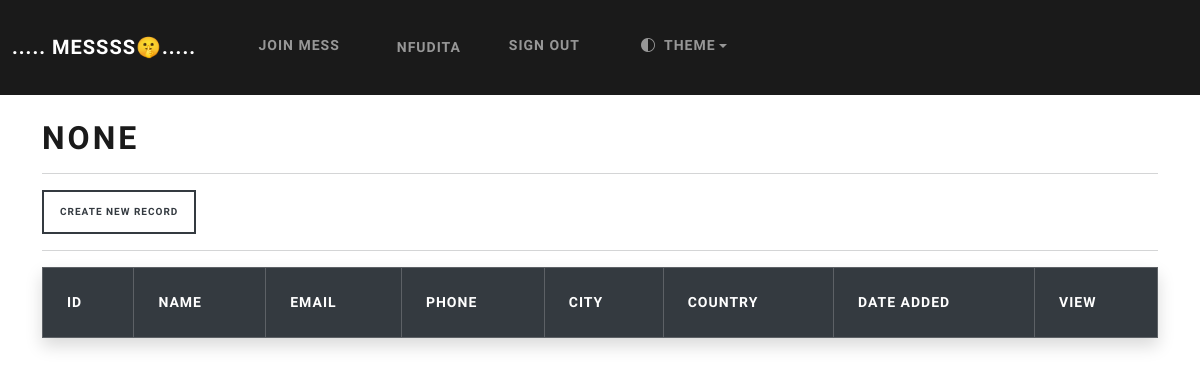
Page /dashboard (signed in) on the earlier database version.
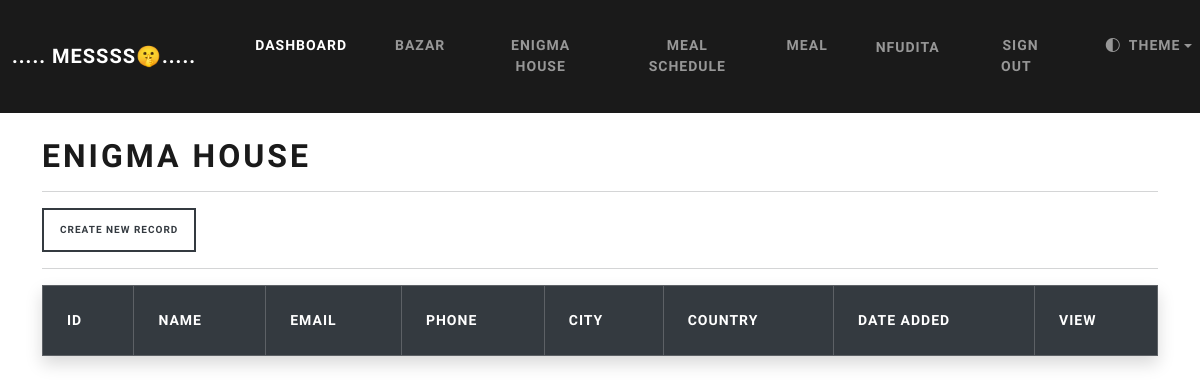
Same page on the later database version.
### webapp/models.py (models this page shows, shortened)
class User(AbstractBaseUser):
    first_name = models.CharField(max_length=50)
    last_name = models.CharField(max_length=50)
    username = models.CharField(max_length=50, unique=True)
    email = models.EmailField(max_length=100 , unique=True)
    phone = models.CharField(max_length=15, blank=True, unique=False, null=True)
    date_joined = models.DateTimeField(auto_now_add=True)
    last_login = models.DateTimeField(auto_now_add=True)
    created_login = models.DateTimeField(auto_now_add=True)
    modified_login = models.DateTimeField(auto_now_add=True)
    is_admin = models.BooleanField(default=False)
    is_staff = models.BooleanField(default=False)
    is_active = models.BooleanField(default=True)
    is_superadmin = models.BooleanField(default=False)
    in_mess = models.ForeignKey(
        Mess,
        on_delete=models.SET_NULL,
        null=True,
        blank=True,
        related_name='user'
    )
    USERNAME_FIELD = 'email'
    REQUIRED_FIELDS = ['username', 'first_name', 'last_name']
    objects = UserManager()
    def __str__(self):
        return self.username

class Mess(models.Model):
    name = models.CharField(max_length=100)
    mess_code = models.CharField(max_length=8, unique=True)
    lunch_update_time =  models.TimeField(default="08:00")
    meal_update_time =  models.TimeField(default="18:00")
    def __str__(self):
        return self.name

### webapp/views.py (the view)
# urls.py: path('dashboard', views.dashboard, name="dashboard"),
@login_required(login_url='my-login')
def dashboard(request):
    all_records = Record.objects.all()
    context = {'records': all_records}
    return render(request, 'webapp/dashboard.html', context=context )

### webapp/templates/webapp/dashboard.html (shortened to what this page needs)
{% extends "webapp/base.html" %}
{% load crispy_forms_tags %}
{% block content %}
    <h1> {{user.in_mess}} </h1>
    <hr>
    <a class="btn btn-outline-dark btn-sm" href='{% url 'createData' %}'> Create new record </a>
    <hr>
    <table class="table table-hover table-bordered shadow">
        <thead class="table-dark">
          <th scope="col"> id </th>
          <th scope="col"> Name </th>
          <th scope="col"> email </th>
          <th scope="col"> phone </th>
          <th scope="col"> City </th>
          <th scope="col"> Country </th>
          <th scope="col"> Date Added </th>
          <th scope="col"> View </th>
        </thead>
      </table>
{% endblock %}

### webapp/templates/webapp/navbar.html (shortened to what this page needs)
<nav class="navbar navbar-expand-lg navbar-dark bg-primary justify-content-center" data-bs-theme="dark">
      <a class="navbar-brand main-heading" href="{% url 'home' %}">
        &nbsp; ..... MeSsss🤫.....
      </a>
      <div class="collapse navbar-collapse text-center" id="navbarNavDropdown">
        <ul class="navbar-nav mr-auto">
          {% if user.is_authenticated %}
            {% if  user.in_mess %}
              <li class="nav-item">
                <a class="nav-link {% if request.path == '/dashboard' %}active{% endif %}" href='{% url "dashboard" %}'>Dashboard</a>
              </li>
              <li class="nav-item">
                <a class="nav-link {% if request.path == '/bazar-list' %}active{% endif %}" href='{% url "bazar-list" %}'>Bazar  </a>
              </li>
              <li class="nav-item">
                <a class="nav-link {% if request.path == '/my-mess' %}active{% endif %}" href='{% url "my-mess" %}'>{{user.in_mess}}  </a>
              </li>
              <li class="nav-item">
                <a class="nav-link {% if request.path == '/meal-schedule' %}active{% endif %}" href='{% url "meal_schedule" %}'> Meal Schedule  </a>
              </li>
              <li class="nav-item">
                <a class="nav-link {% if request.path == '/meal' %}active{% endif %}" href='{% url "meal_list" %}'> Meal</a>
              </li>
            {% else %}
              <li class="nav-item">
                <a class="nav-link {% if request.path == '/join-mess' or request.path == '/create-mess' %}active{% endif %}" href='{% url "join_mess" %}'>Join Mess &nbsp;  </a>
              </li>
            {% endif %}
            {% if  user.is_authenticated %}
            <li class="nav-item">
              <a class="nav-link btn btn-light " {%comment%}style="border-radius: 50%;"{%endcomment%} href="">{{user}} </a>
            </li>
          {% endif %}
            <li class="nav-item">
              <a class="nav-link " href='{% url "logout" %}'>Sign out &nbsp;  </a>
            </li>
          {% endif %}
          <li class="nav-item dropdown ms-auto me-auto" style='list-style-type: none;'>
            <a
              class="nav-link dropdown-toggle d-flex align-items-center"
              href="#"
              id="theme-menu"
              aria-expanded="false"
              data-bs-toggle="dropdown"
              aria-label="Toggle theme"
            >
              <i class="bi bi-circle-half"></i>
              <span class="ms-2">Theme</span>
            </a>
          </li>
        </ul>
      </div>
  </nav>

Differences in the rows shown:
changed User "NFUDITA": in_mess_id empty → 1 (drawn); in_mess (not shown) → "ENIGMA HOUSE"; in_mess "NONE" → "ENIGMA HOUSE"
Other differences:
text no longer shown: "JOIN MESS"
text now shown: "DASHBOARD BAZAR MEAL SCHEDULE MEAL"
